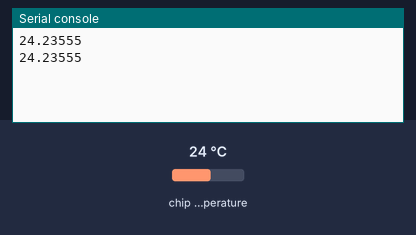
Bench run of a program on a simulated Raspberry Pi Pico running MicroPython. Shown: the last lines printed to the serial console. Inputs (shaded band) come from the test bench; at power-on: chip temperature 24 °C.

Above: at 1.2 s.
1.3 s: chip temperature set to 1 °C
At 2.6 s:
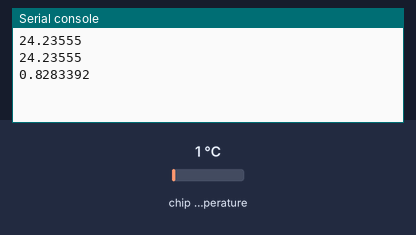
2.8 s: chip temperature set to 11 °C
At 3.5 s:
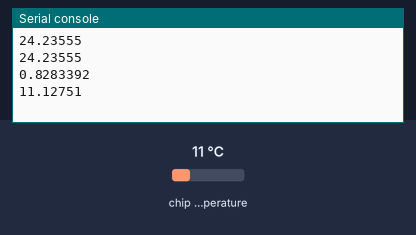
Timing chart, 0 to 5.8 s (numbered marks = the images above; inputs shaded):
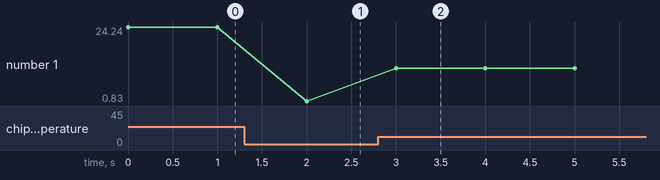

The program:

temp.py
```python
from machine import ADC
import time

sensor_temp = ADC(4)
conversion_factor = 3.3 / (65535)

while True:
    reading = sensor_temp.read_u16() * conversion_factor
    temperature = 27 - (reading - 0.706)/0.001721
    print(temperature)
    time.sleep(1)
```

Measured:
- after the input at 1.3 s, the serial console: prints a new line after 0.70 s (image 1)
- after the input at 2.8 s, the serial console: prints a new line after 0.20 s (image 2)
- plotted number 1: 24.24 → 0.83 after the input at 1.3 s, 0.83 → 11.13 after the input at 2.8 s
